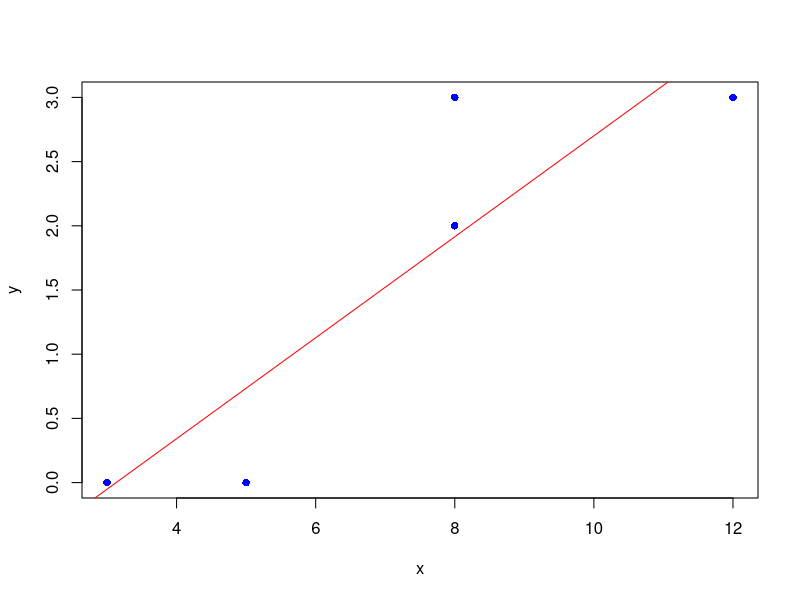
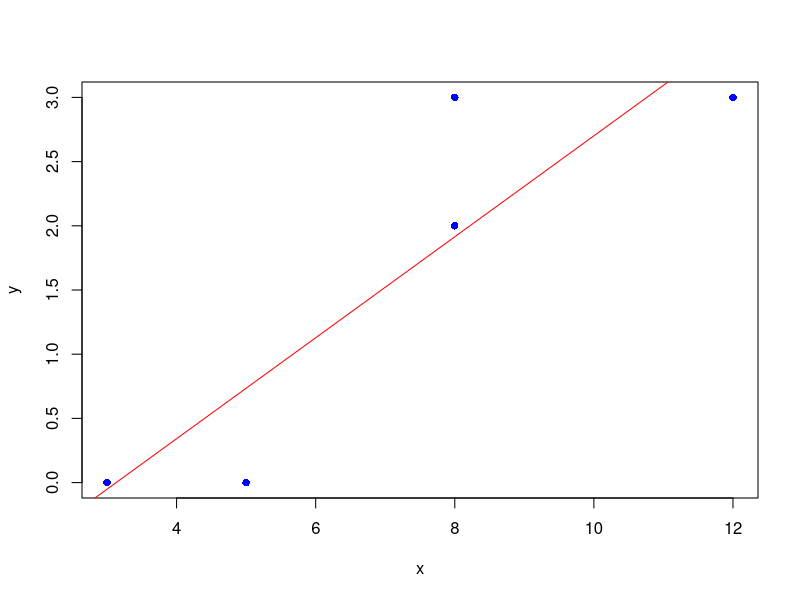
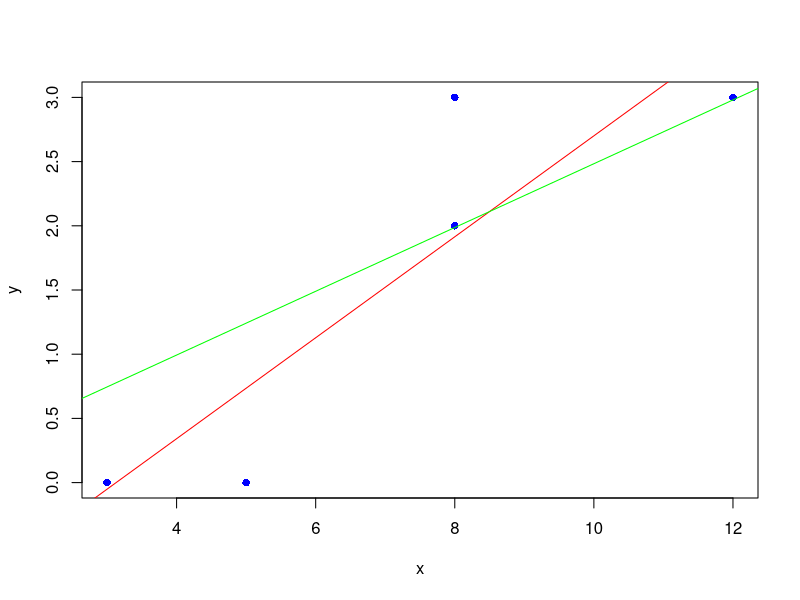

Recreate these plots in R, in order.
# # # 4ST414, 19/10/2022, Regresní přímka

# # # Jak odhadnout parametry regresní přímky Y=A+BX,
# # # Y je vysvětlovaná proměnná, X je závislá proměnná, epsilon je náhodná chyba 
# # # Máme n pozorování: (X_i,Y_i): i=1,...,n.


# # # Př. Vrabec a Čermák z 4. přednášky, populace N=5 pozorování
x<-c(3,5,8,8,12)
y=c(0,0,2,3,3)
# # # Vytvoříme dataframe PrVC (Priklad Vrabec, Cermak)
PrVC<-data.frame(x,y)

print(PrVC)
# # # Popisné statistiky
summary(PrVC)
# # # Korelační matice
cor(PrVC)
# # # Jak získat jednotlivé proměnné dataframe
PrVC$x
PrVC$y
# # # Korelační koeficient proměnných x a y
cor(PrVC$x,PrVC$y)

# # # Odhad populačních parametrů A,B z dataframe

fit1<-lm(y~x,data=PrVC)
summary(fit1)
names(fit1)
# # # Jak získat hodnoty regresních populačních koeficientů A,B
A<-summary(fit1)$coefficients[1]
B<-summary(fit1)$coefficients[2]
A
B



# # # Vykreslit data s populační regresní přímkou
plot(PrVC$x,PrVC$y,xlab="x",ylab="y",pch=16,col="blue")
abline(fit1,col="red")

# # # Odhad populačních parametrů A, B z dvou vektorů X,Y
X<-PrVC$x
Y<-PrVC$y
# # # Populační průměry:
mean(X)
mean(Y)
# # # Populační korelační koeficient
cor(X,Y)
# # # Populační regresní koeficienty:
fit2<-lm(Y~X)
summary(fit2)

A<-summary(fit2)$coefficients[1]
B<-summary(fit2)$coefficients[2]
A
B
# # # Vykreslit data s populační regresní přímkou
plot(X,Y,xlab="x",ylab="y",pch=16,col="blue")
abline(fit2,col="red")


# # # Jak odhadnout parametry regresní přímky Y=BX, (bez absolutního členu, přímá úměrnost, úměrová regrese)
# # # Y je vysvětlovaná proměnná, X je závislá proměnná
# # # Máme n pozorování: (X_i,Y_i): i=1,...,n.
# # # to samé dokáže lm(y~0+x)
fit3<-lm(y~x-1)
summary(fit3)
names(fit3)
# # # Jak získat hodnoty regresních populačních koeficientů
B<-summary(fit3)$coefficients[1]
B
plot(x,y,xlab="x",ylab="y",pch=16,col="blue")
abline(fit1,col="red")
abline(fit3,col="green")



